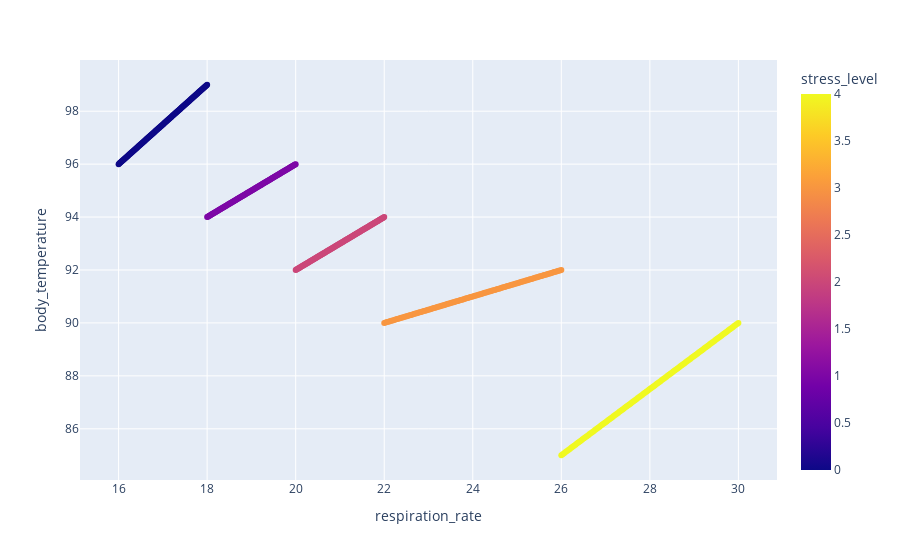

Notebook code for this chart:
### Code cell
figure[8]

### Figure 1 — Plotly figure (JSON) as saved in the notebook; plotly's stock layout.template omitted (floating-point values rounded to 4 significant figures; data arrays with more than 128 entries replaced by an {"elided": "..."} marker saying what was removed)
{"data": [{"hovertemplate": "respiration_rate=%{x}<br>body_temperature=%{y}<br>stress_level=%{marker.color}<extra></extra>", "legendgroup": "", "marker": {"color": {"elided": "630 int values"}, "coloraxis": "coloraxis", "symbol": "circle"}, "mode": "markers", "name": "", "orientation": "v", "showlegend": false, "type": "scatter", "x": {"elided": "630 float values"}, "xaxis": "x", "y": {"elided": "630 float values"}, "yaxis": "y"}], "layout": {"coloraxis": {"colorbar": {"title": {"text": "stress_level"}}, "colorscale": [[0, "#0d0887"], [0.1111, "#46039f"], [0.2222, "#7201a8"], [0.3333, "#9c179e"], [0.4444, "#bd3786"], [0.5556, "#d8576b"], [0.6667, "#ed7953"], [0.7778, "#fb9f3a"], [0.8889, "#fdca26"], [1, "#f0f921"]]}, "legend": {"tracegroupgap": 0}, "margin": {"t": 60}, "xaxis": {"anchor": "y", "domain": [0, 1], "title": {"text": "respiration_rate"}}, "yaxis": {"anchor": "x", "domain": [0, 1], "title": {"text": "body_temperature"}}}}
